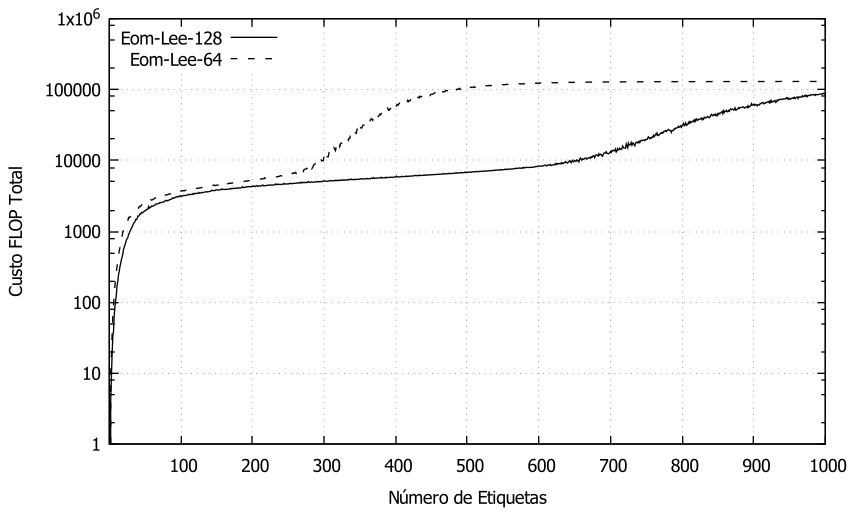

Recreate this plot in gnuplot.
set xlabel "Número de Etiquetas"
set ylabel "Custo FLOP Total"
set monochrome
set key vertical top left
set logscale y
set grid
set pointsize 2
set xtics (100, 200, 300, 400, 500, 600, 700, 800, 900, 1000)
plot "Eom-Lee-FLOP-128.txt" u 1:2 t 'Eom-Lee-128' w lines, \
"Eom-Lee-FLOP-64.txt" u 1:2 t 'Eom-Lee-64' w lines, \
